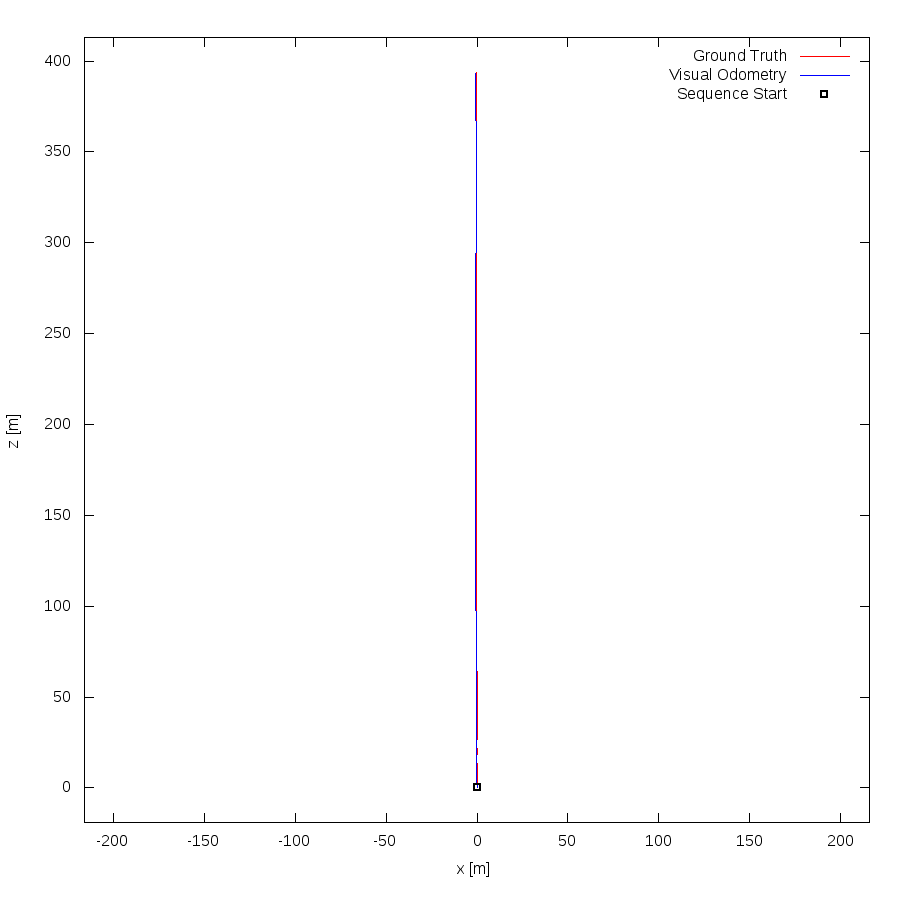

This figure's gnuplot source:
set term postscript eps enhanced color
set output "15.eps"
set size ratio -1
set xrange [-216:216]
set yrange [-19:413]
set xlabel "x [m]"
set ylabel "z [m]"
plot "15.txt" using 1:2 lc rgb "#FF0000" title 'Ground Truth' w lines,"15.txt" using 3:4 lc rgb "#0000FF" title 'Visual Odometry' w lines,"< head -1 15.txt" using 1:2 lc rgb "#000000" pt 4 ps 1 lw 2 title 'Sequence Start' w points
